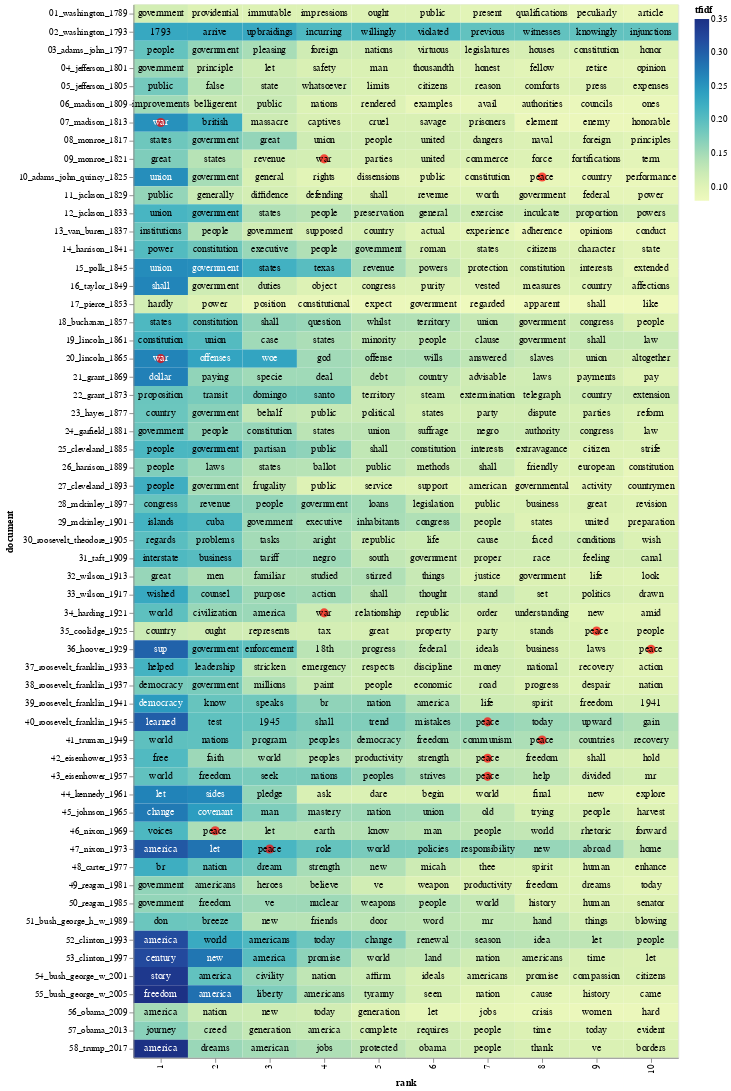

Notebook code cell kept with this figure:
### Markdown cell above
Let's make a heatmap that shows the highest TF-IDF scoring words for each president, and let's put a red dot next to two terms of interest: "war" and "peace":

The code below was contributed by [Eric Monson](https://github.com/emonson). Thanks, Eric!

### Code cell
import altair as alt
import numpy as np

# Terms in this list will get a red dot in the visualization
term_list = ['war', 'peace']

# adding a little randomness to break ties in term ranking
top_tfidf_plusRand = top_tfidf.copy()
top_tfidf_plusRand['tfidf'] = top_tfidf_plusRand['tfidf'] + np.random.rand(top_tfidf.shape[0])*0.0001

# base for all visualizations, with rank calculation
base = alt.Chart(top_tfidf_plusRand).encode(
    x = 'rank:O',
    y = 'document:N'
).transform_window(
    rank = "rank()",
    sort = [alt.SortField("tfidf", order="descending")],
    groupby = ["document"],
)

# heatmap specification
heatmap = base.mark_rect().encode(
    color = 'tfidf:Q'
)

# red circle over terms in above list
circle = base.mark_circle(size=100).encode(
    color = alt.condition(
        alt.FieldOneOfPredicate(field='term', oneOf=term_list),
        alt.value('red'),
        alt.value('#FFFFFF00')        
    )
)

# text labels, white for darker heatmap colors
text = base.mark_text(baseline='middle').encode(
    text = 'term:N',
    color = alt.condition(alt.datum.tfidf >= 0.23, alt.value('white'), alt.value('black'))
)

# display the three superimposed visualizations
(heatmap + circle + text).properties(width = 600)

### Figure 1 — Vega-Lite specification as saved in the notebook (floating-point values rounded to 4 significant figures; data arrays with more than 128 entries replaced by an {"elided": "..."} marker saying what was removed)
{"config": {"view": {"continuousWidth": 400, "continuousHeight": 300}}, "layer": [{"mark": "rect", "encoding": {"color": {"type": "quantitative", "field": "tfidf"}, "x": {"type": "ordinal", "field": "rank"}, "y": {"type": "nominal", "field": "document"}}, "transform": [{"window": [{"op": "rank", "field": "", "as": "rank"}], "groupby": ["document"], "sort": [{"field": "tfidf", "order": "descending"}]}]}, {"mark": {"type": "circle", "size": 100}, "encoding": {"color": {"condition": {"value": "red", "test": {"field": "term", "oneOf": ["war", "peace"]}}, "value": "#FFFFFF00"}, "x": {"type": "ordinal", "field": "rank"}, "y": {"type": "nominal", "field": "document"}}, "transform": [{"window": [{"op": "rank", "field": "", "as": "rank"}], "groupby": ["document"], "sort": [{"field": "tfidf", "order": "descending"}]}]}, {"mark": {"type": "text", "baseline": "middle"}, "encoding": {"color": {"condition": {"value": "white", "test": "(datum.tfidf >= 0.23)"}, "value": "black"}, "text": {"type": "nominal", "field": "term"}, "x": {"type": "ordinal", "field": "rank"}, "y": {"type": "nominal", "field": "document"}}, "transform": [{"window": [{"op": "rank", "field": "", "as": "rank"}], "groupby": ["document"], "sort": [{"field": "tfidf", "order": "descending"}]}]}], "data": {"name": "data-d9ee07cb2303a55eb78a7e467bf54bb1"}, "width": 600, "$schema": "https://vega.github.io/schema/vega-lite/v4.8.1.json", "datasets": {"data-d9ee07cb2303a55eb78a7e467bf54bb1": {"elided": "580 records"}}}
